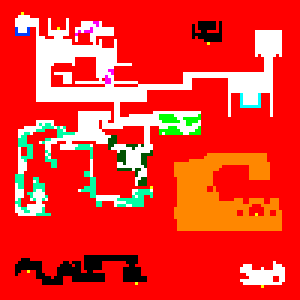
#> input picture Map/carte2_collision_compresse.png, 100 x 100 px (shown 3 times larger)
$ python Conversion_Image_Collison.py
#> lines starting #> are read from the running program, lines starting #| are printed output that depends on the picture
import numpy as np
from PIL import Image

def colormap_to_matrice(Colormap_Path, Dico):
#> called with Colormap_Path = './Map/carte2_collision_compresse.png'
    im = Image.open(Colormap_Path)
#> im is the input picture: PIL image 100x100 RGBA; mean R, G, B, A 239.9, 52.9, 41.4, 255
    x,y = im.size
#> x = 100; y = 100
    Mat = np.zeros((x,y),dtype=int)
    for x in range(0,im.size[0]):
        for y in range(0,im.size[1]):
            Mat[y,x] = Dico[im.getpixel((x,y))]
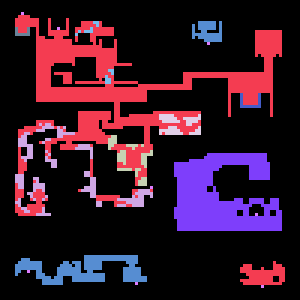
#> Mat: shape (100, 100) int64 (shown 3 times larger); 11 distinct labels, from 0 to 100; one colour per label, 0 black
    np.savetxt("./data/Matrice2.csv", Mat, delimiter=";", fmt='%i')

Dico = {(255, 0, 0, 255):0, (255, 255, 255, 255):1, (0, 255, 164, 255):2, (0, 82, 0, 255):3, (0, 255, 0, 255): 4, (0, 0, 0, 255): 6,
        (255, 135, 0, 255):7, (255, 0, 249, 255):8, (0, 63, 255, 255):52, (0, 255, 255, 255):51, (254, 255, 0, 255):100, (0,255,238,255):101, (255,140,249,255):102  }
colormap_to_matrice("./Map/carte2_collision_compresse.png", Dico)
